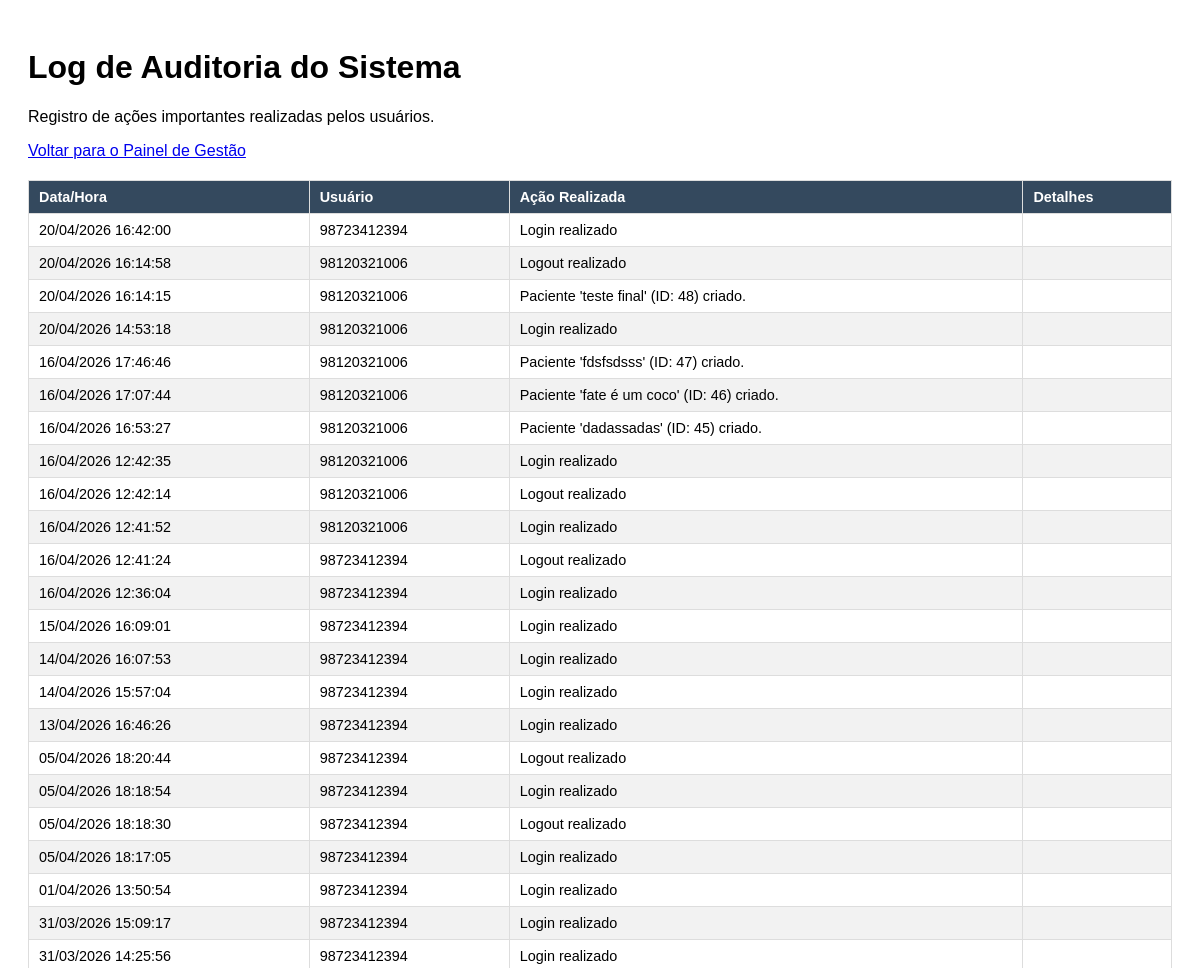
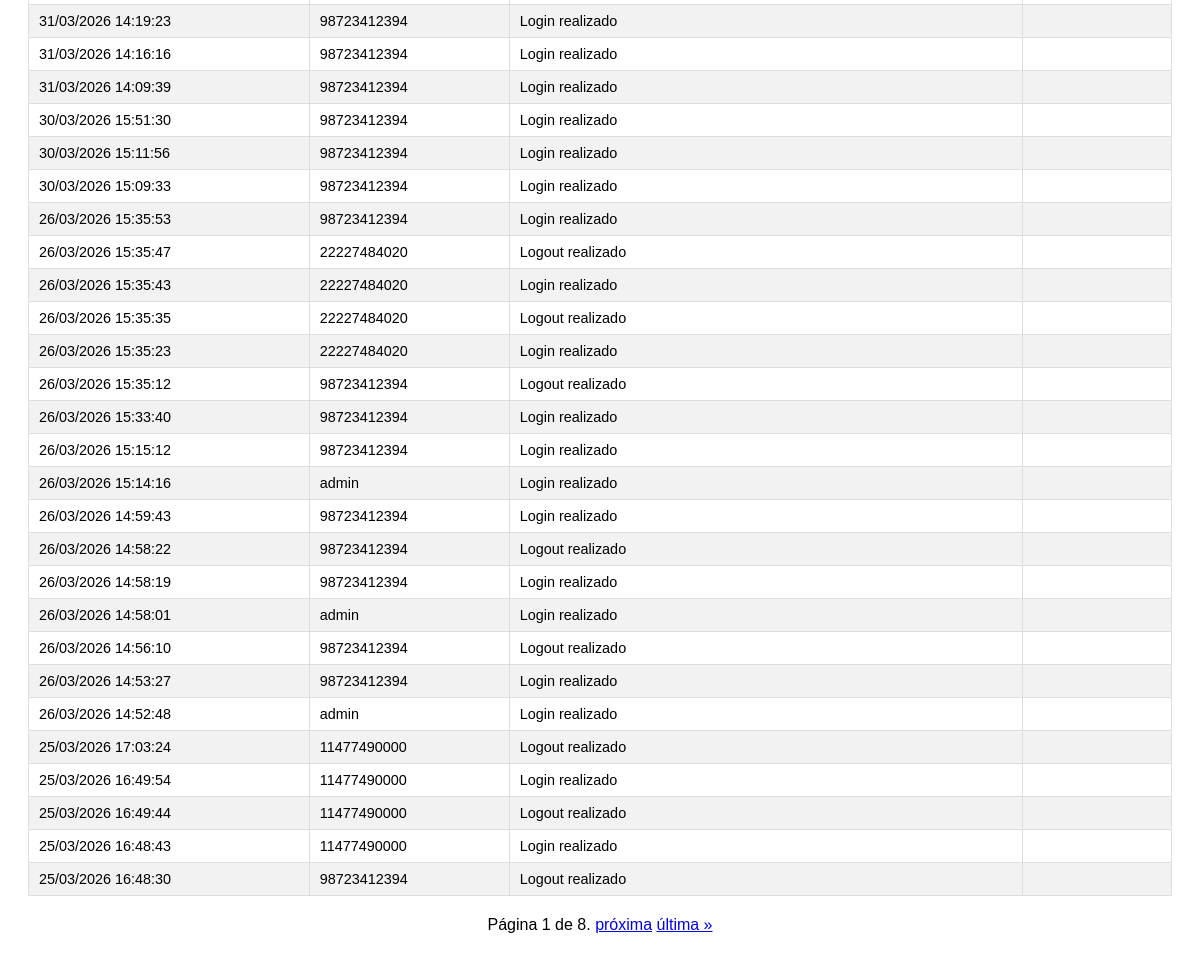
/master/gestao/log-auditoria/ (signed in), run on an earlier commit of the app's database (2 pictures, top to bottom).
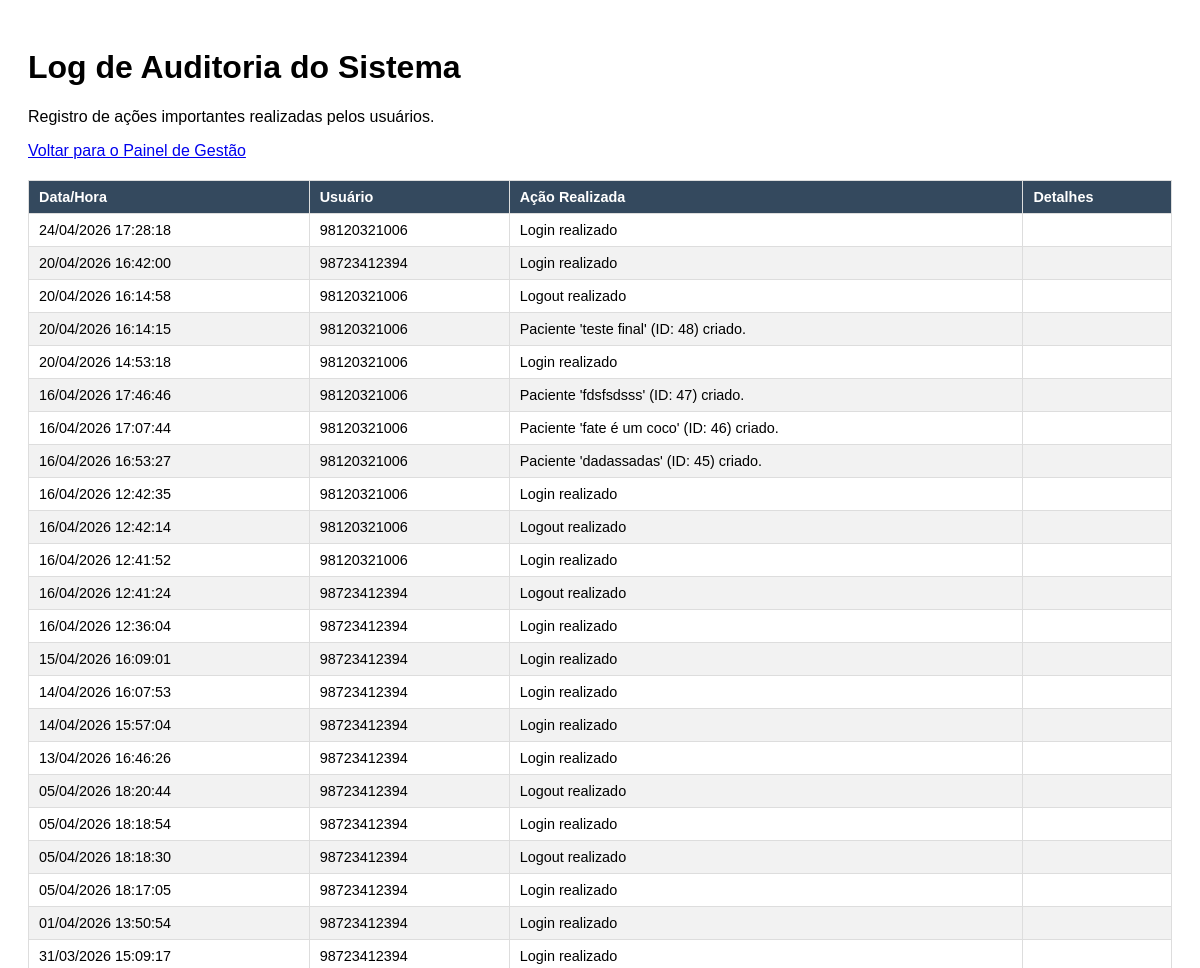
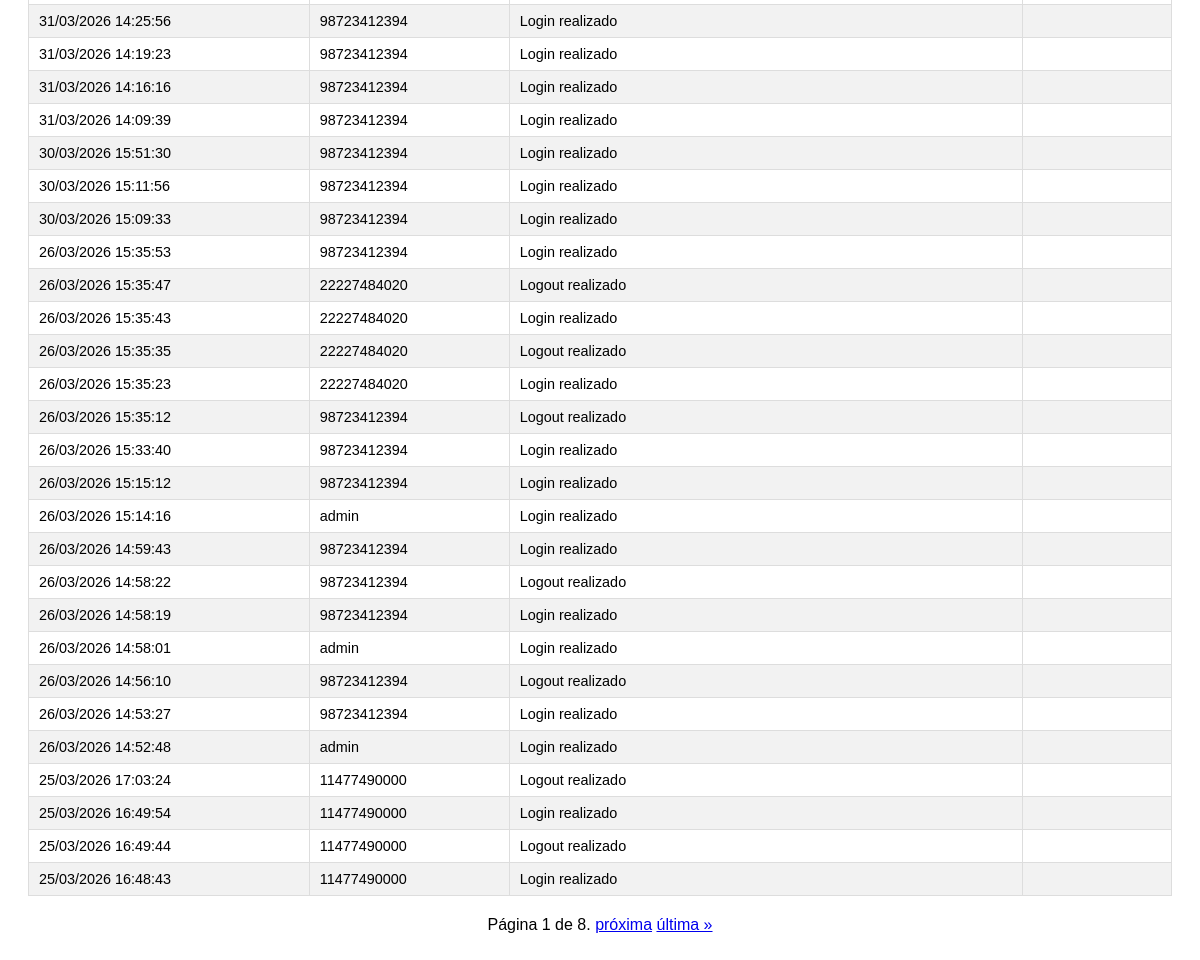
And on a later commit of the database (2 pictures, top to bottom).
### triagem/models.py (models this page shows, shortened)
class LogAcao(models.Model):
    unidade_saude = models.ForeignKey(UnidadeSaude, on_delete=models.CASCADE, null=True) # Campo OBRIGATÓRIO
    usuario = models.ForeignKey(
        settings.AUTH_USER_MODEL,
        on_delete=models.SET_NULL, # Mantém o log mesmo se o usuário for deletado
        null=True,
        blank=True,
        verbose_name="Usuário"
    )
    acao = models.CharField(max_length=255, verbose_name="Ação Realizada")
    detalhes = models.TextField(blank=True, null=True, verbose_name="Detalhes Adicionais")
    timestamp = models.DateTimeField(auto_now_add=True, verbose_name="Data/Hora")
    class Meta:
        ordering = ['-timestamp'] # Ordena do mais recente para o mais antigo
        verbose_name = "Registro de Auditoria"
        verbose_name_plural = "Registros de Auditoria"

class CustomUser(AbstractUser):
    unidade_saude = models.ForeignKey(UnidadeSaude, on_delete=models.CASCADE, null=True) # Campo OBRIGATÓRIO
    class TipoUsuario(models.TextChoices):
        ATENDENTE = 'ATENDENTE', 'Atendente'
        MEDICO = 'MEDICO', 'Médico'
        ENFERMEIRO = 'ENFERMEIRO', 'Enfermeiro'
        ADMIN = 'ADMIN', 'Admin'
    UF_CHOICES = [
        ('AC', 'AC'), ('AL', 'AL'), ('AP', 'AP'), ('AM', 'AM'), ('BA', 'BA'),
        ('CE', 'CE'), ('DF', 'DF'), ('ES', 'ES'), ('GO', 'GO'), ('MA', 'MA'),
        ('MT', 'MT'), ('MS', 'MS'), ('MG', 'MG'), ('PA', 'PA'), ('PB', 'PB'),
        ('PR', 'PR'), ('PE', 'PE'), ('PI', 'PI'), ('RJ', 'RJ'), ('RN', 'RN'),
        ('RS', 'RS'), ('RO', 'RO'), ('RR', 'RR'), ('SC', 'SC'), ('SP', 'SP'),
        ('SE', 'SE'), ('TO', 'TO'),
    ]
    Especializacoes = [
        ('CLINICA_GERAL', 'Clínica Geral'),
        ('CARDIOLOGIA', 'Cardiologia'),
        ('ORTOPEDIA', 'Ortopedia'),
        ('PEDIATRIA', 'Pediatria'),
        ('NEUROLOGIA', 'Neurologia'),
        ('OUTRA', 'Outra')
    ]
    nome_completo = models.CharField(max_length=255)
    email = models.EmailField(unique=True)
    cpf = models.CharField(max_length=14, unique=True)
    telefone = models.CharField(max_length=20, blank=True, null=True)
    tipo_usuario = models.CharField(max_length=20, choices=TipoUsuario.choices, default=TipoUsuario.ATENDENTE)
    crm = models.CharField(max_length=20, blank=True, null=True, verbose_name="CRM")
    especializacao = models.CharField(max_length=50, choices=Especializacoes,blank=True,null=True)
    coren = models.CharField(max_length=20, blank=True, null=True, verbose_name="COREN")
    uf_registro = models.CharField(max_length=2, choices=UF_CHOICES, blank=True, null=True, verbose_name="UF do Registro Profissional")
    foto_perfil = models.ImageField(upload_to='fotos_perfil/', default='fotos_perfil/default.jpg', null=True,blank=True,verbose_name="Foto de Perfil")
    USERNAME_FIELD = 'username'
    REQUIRED_FIELDS = ['email', 'nome_completo', 'cpf']

### triagem/decorators.py (the view)
    def _wrapped_view(request, *args, **kwargs):
        if not (request.user.is_superuser or (request.user.is_authenticated and request.user.tipo_usuario == 'ADMIN')):
            raise PermissionDenied
        return view_func(request, *args, **kwargs)

### triagem/views.py (called while the page is built)
@login_required
@admin_required # Protege a view
def log_auditoria_view(request):
    unidade_atual = request.user.unidade_saude
    log_list = LogAcao.objects.filter(unidade_saude=unidade_atual) # Pega todos os logs (já ordenados pelo Meta)
    paginator = Paginator(log_list, 50) # Mostra 50 logs por página
    page_number = request.GET.get('page')
    page_obj = paginator.get_page(page_number)
    context = {
        'page_obj': page_obj,
        'pagina_ativa': 'gestao', # Ou crie um 'log' se quiser
    }
    return render(request, 'site/log_auditoria.html', context)

### triagem/templates/site/log_auditoria.html (shortened to what this page needs)
<!DOCTYPE html>
<html lang="pt-br">
<head>
</head>
<body>
    <h1>Log de Auditoria do Sistema</h1>
    <p>Registro de ações importantes realizadas pelos usuários.</p>
    <p><a href="{% url 'hosp:painel_gestao' %}">Voltar para o Painel de Gestão</a></p>
    <table>
        <thead>
            <tr>
                <th>Data/Hora</th>
                <th>Usuário</th>
                <th>Ação Realizada</th>
                <th>Detalhes</th>
            </tr>
        </thead>
        <tbody>
            {% for log in page_obj %}
            <tr>
                <td>{{ log.timestamp|date:"d/m/Y H:i:s" }}</td>
                <td>{{ log.usuario.username|default:"Sistema" }}</td>
                <td>{{ log.acao }}</td>
                <td>{{ log.detalhes|default:"" }}</td>
            </tr>
            {% empty %}
            <tr>
                <td colspan="4" style="text-align: center;">Nenhum registro de auditoria encontrado.</td>
            </tr>
            {% endfor %}
        </tbody>
    </table>
    <div class="pagination">
        <span class="step-links">
            <span class="current">
                Página {{ page_obj.number }} de {{ page_obj.paginator.num_pages }}.
            </span>
            {% if page_obj.has_next %}
                <a href="?page={{ page_obj.next_page_number }}">próxima</a>
                <a href="?page={{ page_obj.paginator.num_pages }}">última &raquo;</a>
            {% endif %}
        </span>
    </div>
</body>
</html>

What changed in the data, as far as the page shows it:
no longer on this page (row unchanged): LogAcao: timestamp "25/03/2026 16:48:30", usuario.username "98723412394", acao "Logout realizado"
added LogAcao: timestamp "24/04/2026 17:28:18", usuario.username "98120321006", acao "Login realizado"
